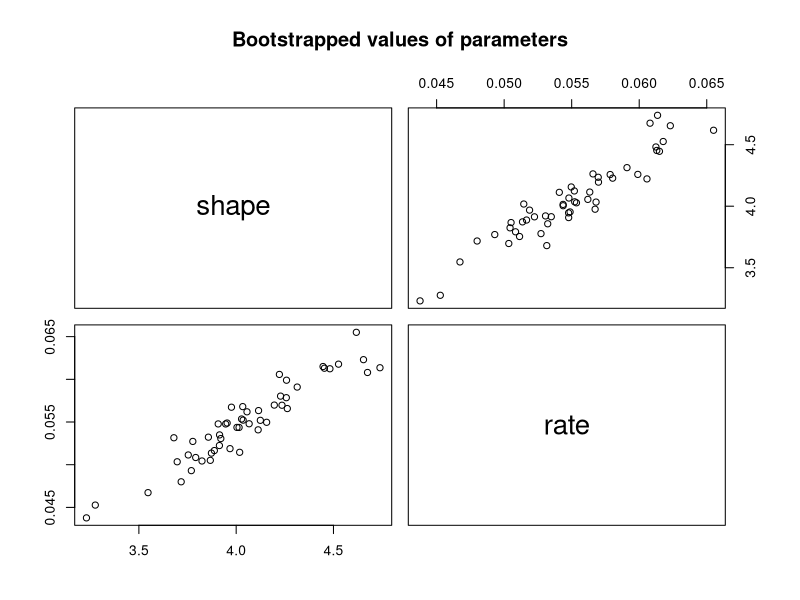
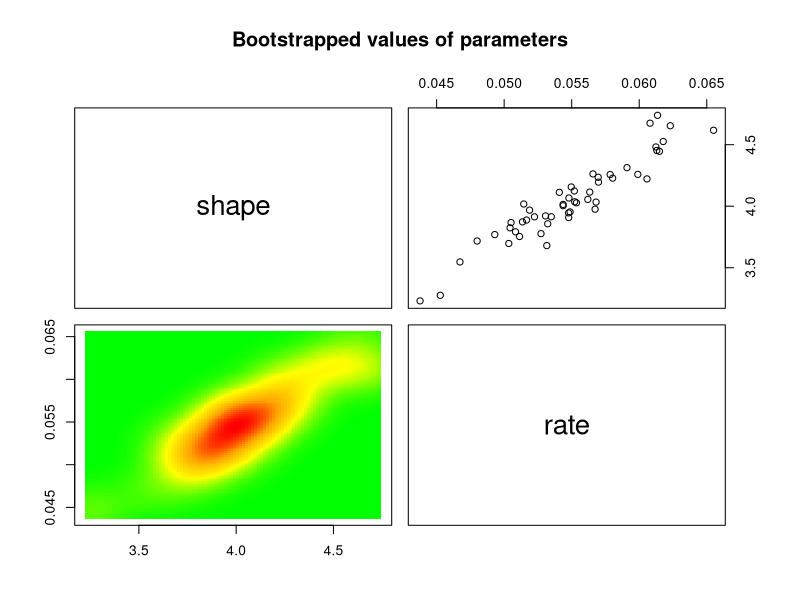
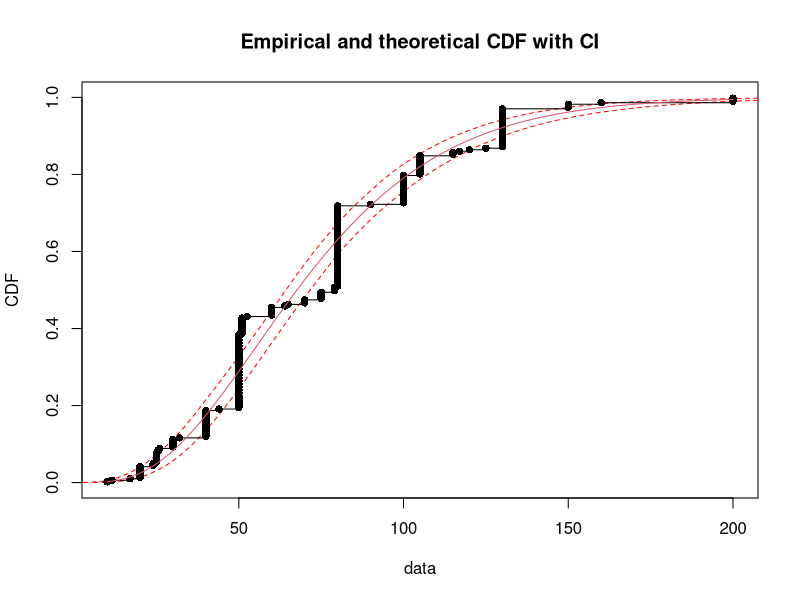

R code for these plots, in order:
library(fitdistrplus)


### Name: bootdist
### Title: Bootstrap simulation of uncertainty for non-censored data
### Aliases: bootdist plot.bootdist print.bootdist summary.bootdist
### Keywords: distribution

### ** Examples

# We choose a low number of bootstrap replicates in order to satisfy CRAN running times
# constraint.
# For practical applications, we recommend to use at least niter=501 or niter=1001.


# (1) Fit of a gamma distribution to serving size data
# using default method (maximum likelihood estimation)
# followed by parametric bootstrap
#
data(groundbeef)
x1 <- groundbeef$serving
f1 <- fitdist(x1, "gamma")
b1 <- bootdist(f1, niter=51)
print(b1)
plot(b1)
plot(b1, enhance=TRUE)
summary(b1)
quantile(b1)
CIcdfplot(b1, CI.output = "quantile")

# (2) non parametric bootstrap on the same fit
#
b1b <- bootdist(f1, bootmethod="nonparam", niter=51) 
summary(b1b)
quantile(b1b)


# (3) Fit of a normal distribution on acute toxicity values of endosulfan in log10 for
# nonarthropod invertebrates, using maximum likelihood estimation
# to estimate what is called a species sensitivity distribution 
# (SSD) in ecotoxicology, followed by estimation of the 5 percent quantile value of 
# the fitted distribution, what is called the 5 percent hazardous concentration (HC5)
# in ecotoxicology, with its two-sided 95 percent confidence interval calculated by 
# parametric bootstrap
#
data(endosulfan)
ATV <- subset(endosulfan, group == "NonArthroInvert")$ATV
log10ATV <- log10(subset(endosulfan, group == "NonArthroInvert")$ATV)
fln <- fitdist(log10ATV, "norm")
bln <- bootdist(fln, bootmethod = "param", niter=51)
quantile(bln, probs = c(0.05, 0.1, 0.2))

# (4) comparison of sequential and parallel versions of bootstrap
# to be tried with a greater number of iterations (1001 or more)
#
## Not run: 
##D niter <- 1001
##D data(groundbeef)
##D x1 <- groundbeef$serving
##D f1 <- fitdist(x1, "gamma")
##D 
##D # sequential version
##D ptm <- proc.time()
##D summary(bootdist(f1, niter = niter))
##D proc.time() - ptm
##D 
##D # parallel version using snow
##D require(parallel)
##D ptm <- proc.time()
##D summary(bootdist(f1, niter = niter, parallel = "snow", ncpus = 4))
##D proc.time() - ptm
##D 
##D # parallel version using multicore (not available on Windows)
##D ptm <- proc.time()
##D summary(bootdist(f1, niter = niter, parallel = "multicore", ncpus = 4))
##D proc.time() - ptm
## End(Not run)
